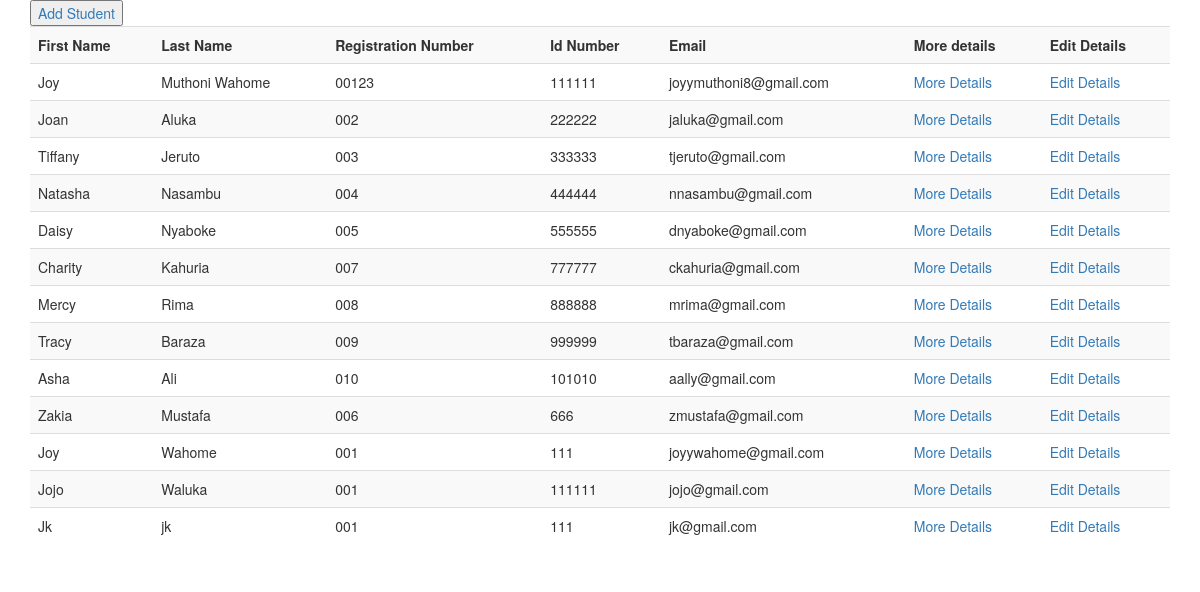
The page /student/list/ on the database its author committed.
### student/models.py (models this page shows, shortened)
class Student(models.Model):
    first_name = models.CharField(max_length=50)
    last_name = models.CharField(max_length=50)
    date_of_birth = models.DateField()
    registration_number = models.CharField(max_length=50)
    place_of_residence = models.CharField(max_length=50)
    phone_number = models.CharField(max_length=50)
    email = models.EmailField(max_length=50)
    guardian_phone = models.CharField(max_length=50)
    id_number = models.IntegerField()
    date_joined = models.DateField()
    profile_picture = models.ImageField(upload_to="student_image",blank=True,null=True)
    course = models.ManyToManyField(Course,blank=False,related_name="students")
    def get_age(self):
        today = datetime.date.today()
        return today.year-self.date_of_birth.year
    age = property(get_age)

### student/views.py (the view)
# urls.py: path("list/",list_students,name="list_students"),
def list_students(request):
	students=Student.objects.all()
	return render(request,"list_students.html",{"students":students})

### student/templates/list_students.html (shortened to what this page needs)
<!DOCTYPE html>
<html>
<head>
	<link rel="stylesheet" href="https://maxcdn.bootstrapcdn.com/bootstrap/3.4.0/css/bootstrap.min.css">
</head>
<body>
	<div class="container w-50">
		<table class="table table-striped">
			<tr>
				<button><a href="/student/add/">Add Student</a></button>
				<th>First Name</th>
				<th>Last Name</th>
				<th>Registration Number</th>
				<th>Id Number</th>
				<th>Email</th>
				<th>More details</th>
				<th>Edit Details</th>
			</tr>
		{% for student in students %}
		<tr>
			<td>{{student.first_name}}</td>
			<td>{{student.last_name}}</td>
			<td>{{student.registration_number}}</td>
			<td>{{student.id_number}}</td>
			<td>{{student.email}}</td>
			<td><a href="/student/detail/{{student.pk}}/">More Details</a></td>
			<td><a href="/student/edit/{{student.pk}}/">Edit Details</a></td>
		</tr>
		{% endfor %}
		</table>
	</div>
</body>
</html>

### rows shown on the page
Student: first_name "Joy", last_name "Muthoni Wahome", registration_number "00123", id_number "111111", email "joyymuthoni8@gmail.com"
Student: first_name "Joan", last_name "Aluka", registration_number "002", id_number "222222", email "jaluka@gmail.com"
Student: first_name "Tiffany", last_name "Jeruto", registration_number "003", id_number "333333", email "tjeruto@gmail.com"
Student: first_name "Natasha", last_name "Nasambu", registration_number "004", id_number "444444", email "nnasambu@gmail.com"
Student: first_name "Daisy", last_name "Nyaboke", registration_number "005", id_number "555555", email "dnyaboke@gmail.com"
Student: first_name "Charity", last_name "Kahuria", registration_number "007", id_number "777777", email "ckahuria@gmail.com"
Student: first_name "Mercy", last_name "Rima", registration_number "008", id_number "888888", email "mrima@gmail.com"
Student: first_name "Tracy", last_name "Baraza", registration_number "009", id_number "999999", email "tbaraza@gmail.com"
Student: first_name "Asha", last_name "Ali", registration_number "010", id_number "101010", email "aally@gmail.com"
Student: first_name "Zakia", last_name "Mustafa", registration_number "006", id_number "666", email "zmustafa@gmail.com"
Student: first_name "Joy", last_name "Wahome", registration_number "001", id_number "111", email "joyywahome@gmail.com"
Student: first_name "Jojo", last_name "Waluka", registration_number "001", id_number "111111", email "jojo@gmail.com"
Student: first_name "Jk", last_name "jk", registration_number "001", id_number "111", email "jk@gmail.com"
